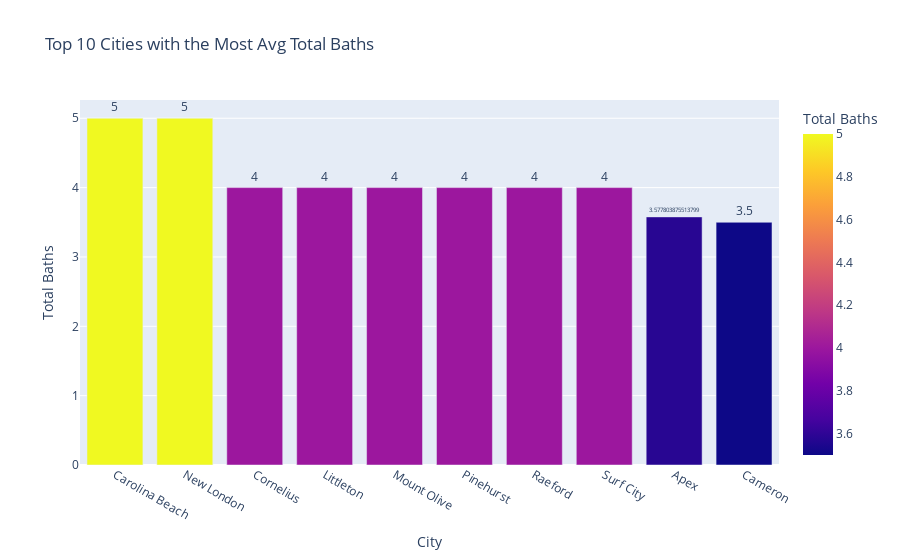

The notebook cell this image was saved under:
### Code cell
top10 = th_df.groupby('City')['Total Baths'].mean().nlargest(10).reset_index()

fig = px.bar(top10, x='City', y='Total Baths',color='Total Baths', template='plotly', 
             title='Top 10 Cities with the Most Avg Total Baths')
fig.update_traces(texttemplate='%{y:.}', textposition='outside')
fig.show()

### Figure 1 — Plotly figure (JSON) as saved in the notebook; plotly's stock layout.template omitted (floating-point values rounded to 4 significant figures)
{"data": [{"alignmentgroup": "True", "hovertemplate": "City=%{x}<br>Total Baths=%{marker.color}<extra></extra>", "legendgroup": "", "marker": {"color": [5, 5, 4, 4, 4, 4, 4, 4, 3.578, 3.5], "coloraxis": "coloraxis", "pattern": {"shape": ""}}, "name": "", "offsetgroup": "", "orientation": "v", "showlegend": false, "textposition": "outside", "texttemplate": "%{y:.}", "type": "bar", "x": ["Carolina Beach", "New London", "Cornelius", "Littleton", "Mount Olive", "Pinehurst", "Raeford", "Surf City", "Apex", "Cameron"], "xaxis": "x", "y": [5, 5, 4, 4, 4, 4, 4, 4, 3.578, 3.5], "yaxis": "y"}], "layout": {"barmode": "relative", "coloraxis": {"colorbar": {"title": {"text": "Total Baths"}}, "colorscale": [[0, "#0d0887"], [0.1111, "#46039f"], [0.2222, "#7201a8"], [0.3333, "#9c179e"], [0.4444, "#bd3786"], [0.5556, "#d8576b"], [0.6667, "#ed7953"], [0.7778, "#fb9f3a"], [0.8889, "#fdca26"], [1, "#f0f921"]]}, "legend": {"tracegroupgap": 0}, "title": {"text": "Top 10 Cities with the Most Avg Total Baths"}, "xaxis": {"anchor": "y", "domain": [0, 1], "title": {"text": "City"}}, "yaxis": {"anchor": "x", "domain": [0, 1], "title": {"text": "Total Baths"}}}}
